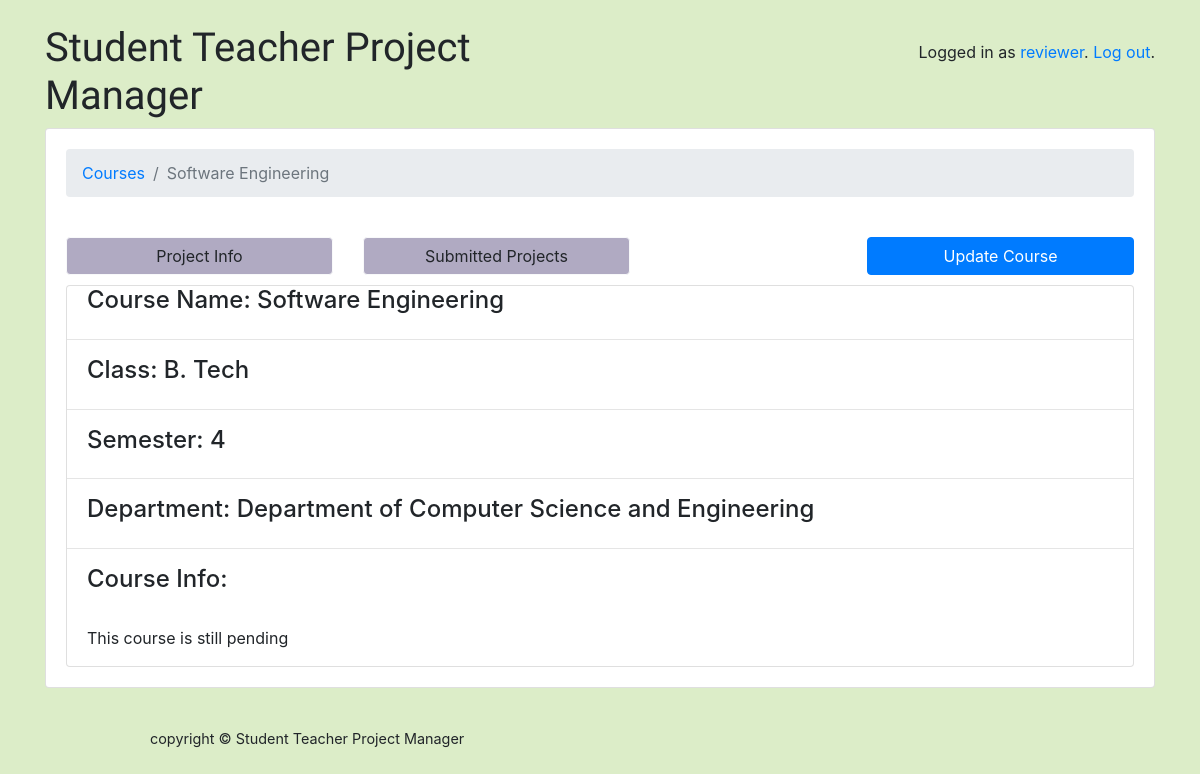
The app's page /classroom/mycourses/1/ (signed in) with its own data.
### classroom/models.py (models this page shows, shortened)
class User(AbstractUser):
	is_student = models.BooleanField(default=False)
	is_teacher = models.BooleanField(default=False)
	is_reviewer = models.BooleanField(default=False)
	image = models.ImageField(upload_to =user_directory_path, default='user.png')
	phone_regex = RegexValidator(regex=r'^\+?1?\d{9,15}$')
	phone_number = models.CharField(validators=[phone_regex], max_length=17, blank=True)
	assigned_projects = models.IntegerField(default=0)

class Course(models.Model):
	owner = models.ForeignKey(User, on_delete=models.CASCADE, related_name='courses')
	name = models.CharField(max_length=500)
	classes=(
		('a', 'B. Tech'),
		('b', 'M. Tech'),
		('c', 'MCA'),
		('d',  'PhD'),
	)
	cls = models.CharField(max_length=1, choices=classes)
	sems =(
		('1',  '1'),
		('2',  '2'),
		('3',  '3'),
		('4',  '4'),
		('5', '5'),
		('6', '6'),
		('7', '7'),
		('8', '8'),
	)
	semester = models.CharField(max_length=1, choices=sems)
	deps = (
		('a', 'Department of Computer Science and Engineering'),
		('b', 'Department of Information Technology'),
		('c', 'Department of Electronics & Communication Engineering'),
		('d',  'Department of Electrical and Electronics Engineering'),
		('e', 'Department of Mechanical Engineering'),
		('f', 'Department of Civil Engineering'),
		('g', 'Department of Mathematical and Computational Sciences'),
		('h', 'Department of Mining Engineering'),
		('i', 'Department of Chemical Engineering'),
		('j', 'Department of Metallurgical and Materials Engineering'),
		('k', 'Department of Applied Mechanics and Hydraulics'),
		('l', 'Department of Physics'),
		('m', 'Department of Chemistry'),
		('n', 'Department of Placement and Training'),
		('o', 'School of Management'),
	)
	department = models.CharField(max_length=1, choices = deps)
	info = models.CharField(max_length=100000)
	project_details = models.CharField(max_length=1000000, default='')

### classroom/views/teachers.py (the view, shortened to what this page needs)
# urls.py: path('classroom/mycourses/<int:pk>/', teachers.CourseTeacherView.as_view(), name='course_teacher_page'),
@method_decorator([login_required], name='dispatch')
class CourseTeacherView(DetailView):
    model = Course
    template_name ='classroom/teachers/course_detail.html'
    '''
    context_object_name = 'course'
    def get_queryset(request, pk):
        course = Course.objects.get(pk=pk)
        return course
    '''

### classroom/templates/classroom/teachers/course_detail.html
{% extends 'base.html' %}
{% block content %}
  <nav aria-label="breadcrumb">
    <ol class="breadcrumb">
      <li class="breadcrumb-item"><a href="{% url 'my_courses' %}">Courses</a></li>
      <li class="breadcrumb-item active" aria-current="page">{{ course.name }}</li>
    </ol>
  </nav>
  <br>
  <div>
	<a href="{% url 'project_info' course.pk %}" class="btn btn-light text-center" style="float:left;width:25%;background-color: #b0aac2;" role = "button">Project Info</a>
	<a href="{% url 'submitted_course_projects' course.pk %}" class="btn btn-light text-center" style="float:left;width:25%; margin-left:30px;background-color: #b0aac2;" role = "button">Submitted Projects</a>
	<a href="{% url 'update_course' course.pk %}" class="btn btn-primary text-center" style="float:right; width:25%;" role="button">Update Course</a>
  </div>
  <br><br>
  <div class="card">
      <h4 style="margin-left:20px;"> Course Name: {{ course.name }}</h4>
      <hr/>
	  <h4 style="margin-left:20px;"> Class: {{ course.get_cls_display }}</h4>
      <hr/>
	  <h4 style="margin-left:20px;"> Semester: {{ course.get_semester_display }}</h4>
      <hr/>
	  <h4 style="margin-left:20px;"> Department: {{ course.get_department_display }}</h4>
      <hr/>
      <h4 style="margin-left:20px;">Course Info: </h4>
      <br>
      <p style="margin-left:20px;">{{course.info}}</p>
  </div>
{% endblock %}

### templates/base.html (shortened to what this page needs)
{% load static %}<!doctype html>
<html lang="en">
  <head>
    <link rel="stylesheet" href="https://maxcdn.bootstrapcdn.com/bootstrap/4.0.0/css/bootstrap.min.css">
    <link rel="stylesheet" type="text/css" href="{% static 'vendor/fontello-2f186091/css/fontello.css' %}">
    <link rel="stylesheet" type="text/css" href="{% static 'css/app.css' %}">
    {% if user.is_authenticated and user.is_teacher %}
      <link rel="stylesheet" type="text/css" href="{% static 'css/teachers.css' %}">
    {% elif user.is_authenticated and user.is_student %}
      <link rel="stylesheet" type="text/css" href="{% static 'css/students.css' %}">
	{% elif user.is_authenticated and user.is_reviewer %}
	  <link rel="stylesheet" type="text/css" href="{% static 'css/reviewers.css' %}">
    {% endif %}
  </head>
  <body >
	<div class="container my-4">
      <div class="row">
        <div class="col-xl-12 col-md-12 col-sm-12">
          <div class="row">
            <div class="col-6">
              <h1 class="logo">
                <a href="{% url 'home' %}">
                  Student Teacher Project Manager
                </a>
              </h1>
            </div>
            <div class="col-6 text-right">
              {% if user.is_authenticated %}
                <p class="pt-3">Logged in as <a href="{% url 'profile' %}">{{ user.username }}</a>. <a href="{% url 'logout' %}">Log out</a>.</p>
              {% else %}
                <a href="{% url 'login' %}" class="btn btn-primary" role="button">Log in</a>
                <a href="{% url 'signup' %}" class="btn btn-primary" role="button">Sign up</a>
              {% endif %}
            </div>
          </div>
          <div class="card mb-3">
            <div class="card-body">
              {% block content %}
              {% endblock %}
            </div>
          </div>
        </div>
      </div>
    </div>
  </body>
  <footer style="margin-left:150px;">
            copyright © Student Teacher Project Manager
  </footer>
</html>

### static/css/app.css (style rules this page uses)
.logo { font-family: 'Clicker Script', cursive; }
.logo a { color: #212529; text-decoration: none; }
footer { font-size: .9rem; }

### static/css/reviewers.css (style rules this page uses)
body { background-color: #dcedc8; }

### records on screen
User: username "reviewer"
Course: name "Software Engineering", cls "B. Tech", semester "4", department "Department of Computer Science and Engineering", info "This course is still pending"
